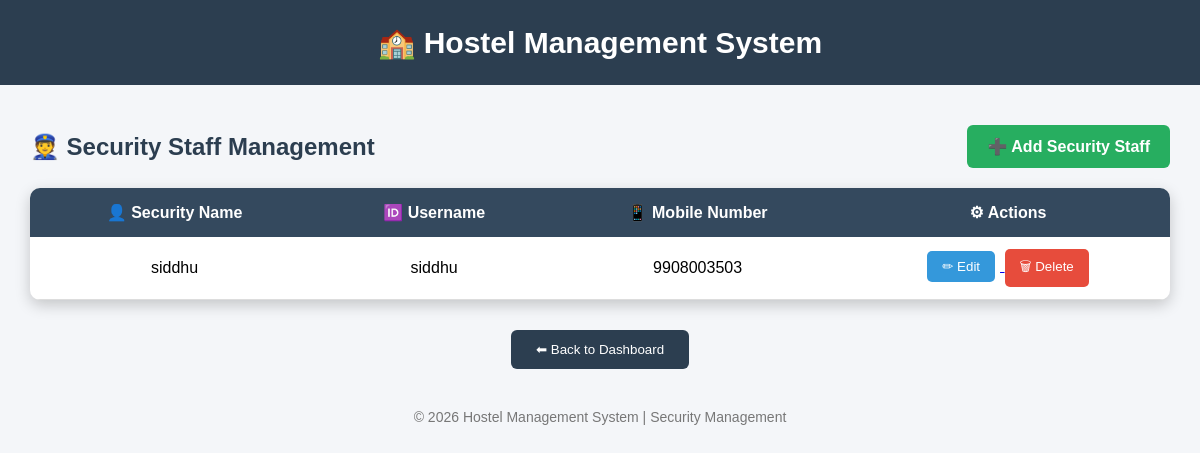
The page /admin/security (signed in) on the database its author committed.
### tables this page shows
CREATE TABLE security(

    id INTEGER PRIMARY KEY AUTOINCREMENT,

    college_code TEXT NOT NULL,

    security_name TEXT NOT NULL,

    username TEXT UNIQUE NOT NULL,

    mobile TEXT NOT NULL,

    password TEXT NOT NULL,

    FOREIGN KEY(college_code)
    REFERENCES colleges(college_code)
    ON DELETE CASCADE

);

### app.py (the view)
@app.route("/admin/security")
def view_security():
    if "college_id" not in session:
        return redirect(url_for("admin_login"))
    conn = sqlite3.connect("hostel.db")
    cursor = conn.cursor()
    cursor.execute("""
    SELECT
        id,
        security_name,
        username,
        mobile
    FROM security
    ORDER BY security_name
    """)
    security = cursor.fetchall()
    conn.close()
    return render_template(
        "security.html",
        security=security
    )

### templates/security.html (shortened to what this page needs)
<!DOCTYPE html>
<html>
<head>
</head>
<body>
<div class="header">
🏫 Hostel Management System
</div>
<div class="container">
<div class="top-bar">
<h2>👮 Security Staff Management</h2>
<a href="/admin/add_security" class="add-btn">
➕ Add Security Staff
</a>
</div>
<table>
<tr>
<th>👤 Security Name</th>
<th>🆔 Username</th>
<th>📱 Mobile Number</th>
<th>⚙ Actions</th>
</tr>
{% for s in security %}
<tr>
<td>{{ s[1] }}</td>
<td>{{ s[2] }}</td>
<td>{{ s[3] }}</td>
<td>
<a href="/admin/edit_security/{{ s[0] }}">
<button class="edit-btn">
✏ Edit
</button>
</a>
<a href="/admin/delete_security/{{ s[0] }}"
onclick="return confirm('Are you sure you want to delete this security staff?')">
<button class="delete-btn">
🗑 Delete
</button>
</a>
</td>
</tr>
{% endfor %}
</table>
<div class="back">
<a href="/admin/dashboard">
<button>
⬅ Back to Dashboard
</button>
</a>
</div>
</div>
<div class="footer">
© 2026 Hostel Management System | Security Management
</div>
</body>
</html>

### templates/security.html (style rules this page uses)
* { margin:0; padding:0; box-sizing:border-box; font-family:Arial,sans-serif; }
body { background:#f4f6f9; }
.header { background:#2c3e50; color:white; text-align:center; padding:25px; font-size:30px; font-weight:bold; }
.container { width:95%; max-width:1200px; margin:40px auto; }
.top-bar { display:flex; justify-content:space-between; align-items:center; margin-bottom:20px; }
.top-bar h2 { color:#2c3e50; }
.add-btn { background:#27ae60; color:white; text-decoration:none; padding:12px 20px; border-radius:6px; font-weight:bold; transition:.3s; }
table { width:100%; border-collapse:collapse; background:white; border-radius:10px; overflow:hidden; box-shadow:0 5px 15px rgba(0,0,0,.2); }
th { background:#34495e; color:white; padding:15px; }
td { padding:12px; text-align:center; border-bottom:1px solid #ddd; }
.edit-btn { background:#3498db; color:white; border:none; padding:8px 15px; border-radius:5px; cursor:pointer; margin-right:5px; transition:.3s; }
.delete-btn { background:#e74c3c; color:white; border:none; padding:8px 15px; border-radius:5px; cursor:pointer; transition:.3s; }
.back { text-align:center; margin-top:30px; }
.back button { background:#2c3e50; color:white; border:none; padding:12px 25px; border-radius:6px; cursor:pointer; transition:.3s; }
.footer { text-align:center; margin-top:40px; color:#777; font-size:14px; }

### rows shown on the page
security: security_name "siddhu", username "siddhu", mobile "9908003503"
